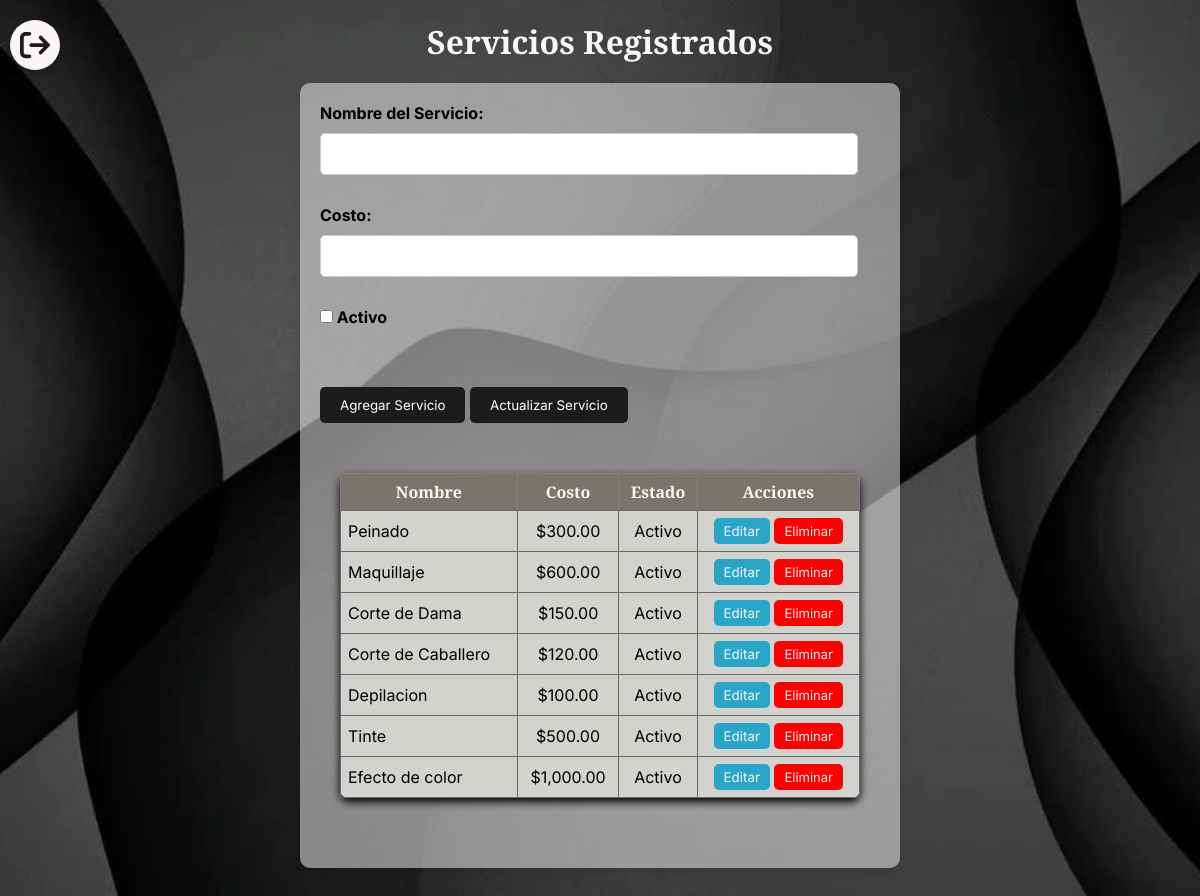
The app's page /serviciosCrud.php (signed in) with its own data.
### tables this page shows
CREATE TABLE servicios (
    id_servicio INT(4) PRIMARY KEY AUTO_INCREMENT,
    nombre_serv VARCHAR(25) NOT NULL UNIQUE,
    costo DECIMAL(6,2) NOT NULL,
    activo INT(1) NOT NULL DEFAULT 1  

);

### serviciosCrud.php (the view, shortened to what this page needs)
<?php
$conexion = conectar();
$stmt = $conexion->prepare("SELECT * FROM servicios");
$stmt->execute();
$servicios = $stmt->fetchAll();
?>
<!DOCTYPE html>
<html lang="es">
<head>
    <link rel="stylesheet" type="text/css" href="styles/styles.css">
</head>
<body class="body-log">
    <h1>Servicios Registrados</h1>
    <div class="contprinc">
        <div class="contform">
            <form action="" method="POST">
                <label for="nombre_serv">Nombre del Servicio:</label>
                <input type="text" name="nombre_serv" id="nombre_serv" required>
                <br><br>
                <label for="costo">Costo:</label>
                <input type="number" name="costo" id="costo" step="0.01" required>
                <br><br>
                <label>
                    <input type="checkbox" name="activo" id="activo" value="1">
                    Activo
                </label>
                <br><br>
                <div class="btncont">
                    <button type="submit" name="add_service" class="btn">Agregar Servicio</button>
                    <button type="submit" name="edit_service" class="btn">Actualizar Servicio</button>
                </div>
            </form>
        </div>
        <div class="contab">
            <table border="1" class="tbl">
                <thead>
                    <tr>
                        <th>Nombre</th>
                        <th>Costo</th>
                        <th>Estado</th>
                        <th>Acciones</th>
                    </tr>
                </thead>
                <tbody>
                    <?php foreach ($servicios as $servicio): ?>
                        <tr>
                            <td><?php echo htmlspecialchars($servicio['nombre_serv']); ?></td>
                            <td class="cost">$<?php echo number_format($servicio['costo'], 2); ?></td>
                            <td class="cost"><?php echo $servicio['activo'] ? 'Activo' : 'Inactivo'; ?></td>
                            <td class="act">
                                <button onclick="editService(<?php echo $servicio['id_servicio']; ?>, '<?php echo addslashes($servicio['nombre_serv']); ?>', <?php echo $servicio['costo']; ?>, <?php echo $servicio['activo']; ?>)">Editar</button>
                                <a href="?delete=<?php echo $servicio['id_servicio']; ?>" onclick="return confirm('¿Estás seguro de eliminar este servicio?')">Eliminar</a>
                            </td>
                        </tr>
                    <?php endforeach; ?>
                </tbody>
            </table>
        </div>
    </div>
    <div class="svgcont">
        <a href="logout.php">
        </a>
    </div>
</body>
</html>

### styles/styles.css (style rules this page uses)
* { box-sizing: border-box; margin: 0; padding: 0; font-family: "Inter"; }
.body-log { background-image: url("../assets/Radico.jpeg"); background-size: cover; background-position: center; background-repeat: no-repeat; min-height: 100vh; margin: 0; font-family: "Inter", sans-serif; }
.svgcont { width: 50px; height: 50px; border-radius: 50%; background-color: #faf6f5; display: flex; align-items: center; justify-content: center; position: absolute; left: 10px; top: 20px; box-shadow: 0 4px 8px rgba(0, 0, 0, 0.2); }
.svgmenu { width: 30px; height: 30px; fill: #1d1b1b; transition: fill 0.3s; }
h1 { font-family: "Playfair Display"; text-align: center; color: #faf6f5; margin-top: 20px; }
label { font-family: "Inter"; font-weight: bold; display: block; margin-bottom: 10px; }
input[type="text"], input[type="email"], input[type="password"], input[type="number"] { width: 96%; padding: 10px; border: 1px solid #ccc; border-radius: 5px; font-size: 16px; margin-bottom: 10px; }
h1 { text-align: center; color: #faf6f5; margin-bottom: 20px; font-family: "Playfair Display"; }
.contprinc { max-width: 600px; margin: auto; background-color: rgb(250, 246, 245, 0.5); padding: 20px; margin-bottom: 3rem; border-radius: 10px; box-shadow: 0 4px 8px rgba(0, 0, 0, 0.1); justify-content: center; align-items: center; }
.contab { max-width: 800px; margin: 20px auto; padding: 20px; }
.tbl { width: 100%; border-collapse: collapse; margin-bottom: 10px; background-color: #d2d3ce; border-radius: 8px; box-shadow: 0 4px 8px rgba(0, 0, 0, 1); }
.tbl thead th { background-color: #79756c; color: #faf6f5; padding: 7px; font-family: "Playfair Display"; }
.tbl tbody td { padding: 7px; border: 1px solid #6b6b6b; font-family: "Inter"; }
.tbl tbody button { background-color: #29a5c7; color: #faf6f5; border: none; border-radius: 5px; padding: 5px 10px; cursor: pointer; transition: background-color 0.4s, transform 0.2s; }
.tbl tbody a { display: inline-block; background-color: red; color: #faf6f5; font-size: small; text-decoration: none; padding: 5px 10px; text-align: center; border-radius: 5px; transition: background-color 0.4s, transform 0.2s; }
.cost, .act { text-align: center; }
.btn { padding: 10px 20px; background: #1b1d1d; color: white; border: none; border-radius: 5px; cursor: pointer; transition: background-color 0.3s ease; display: inline-block; justify-content: center; margin: 10px auto; }

### records on screen
servicios: nombre_serv "Peinado", costo "300.00", activo "Activo"
servicios: nombre_serv "Maquillaje", costo "600.00", activo "Activo"
servicios: nombre_serv "Corte de Dama", costo "150.00", activo "Activo"
servicios: nombre_serv "Corte de Caballero", costo "120.00", activo "Activo"
servicios: nombre_serv "Depilacion", costo "100.00", activo "Activo"
servicios: nombre_serv "Tinte", costo "500.00", activo "Activo"
servicios: nombre_serv "Efecto de color", costo "1,000.00", activo "Activo"
